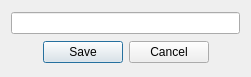
<?xml version="1.0" encoding="UTF-8"?>
<ui version="4.0">
 <class>RenameFileDialog</class>
 <widget class="QDialog" name="RenameFileDialog">
  <property name="geometry">
   <rect>
    <x>0</x>
    <y>0</y>
    <width>251</width>
    <height>77</height>
   </rect>
  </property>
  <property name="windowTitle">
   <string>Rename</string>
  </property>
  <layout class="QGridLayout" name="gridLayout">
   <item row="0" column="0">
    <widget class="QLineEdit" name="lineEdit"/>
   </item>
   <item row="1" column="0">
    <widget class="QDialogButtonBox" name="buttonBox">
     <property name="orientation">
      <enum>Qt::Horizontal</enum>
     </property>
     <property name="standardButtons">
      <set>QDialogButtonBox::Cancel|QDialogButtonBox::Save</set>
     </property>
     <property name="centerButtons">
      <bool>true</bool>
     </property>
    </widget>
   </item>
  </layout>
 </widget>
 <resources/>
 <connections>
  <connection>
   <sender>buttonBox</sender>
   <signal>accepted()</signal>
   <receiver>RenameFileDialog</receiver>
   <slot>accept()</slot>
   <hints>
    <hint type="sourcelabel">
     <x>248</x>
     <y>254</y>
    </hint>
    <hint type="destinationlabel">
     <x>157</x>
     <y>274</y>
    </hint>
   </hints>
  </connection>
  <connection>
   <sender>buttonBox</sender>
   <signal>rejected()</signal>
   <receiver>RenameFileDialog</receiver>
   <slot>reject()</slot>
   <hints>
    <hint type="sourcelabel">
     <x>316</x>
     <y>260</y>
    </hint>
    <hint type="destinationlabel">
     <x>286</x>
     <y>274</y>
    </hint>
   </hints>
  </connection>
 </connections>
</ui>
